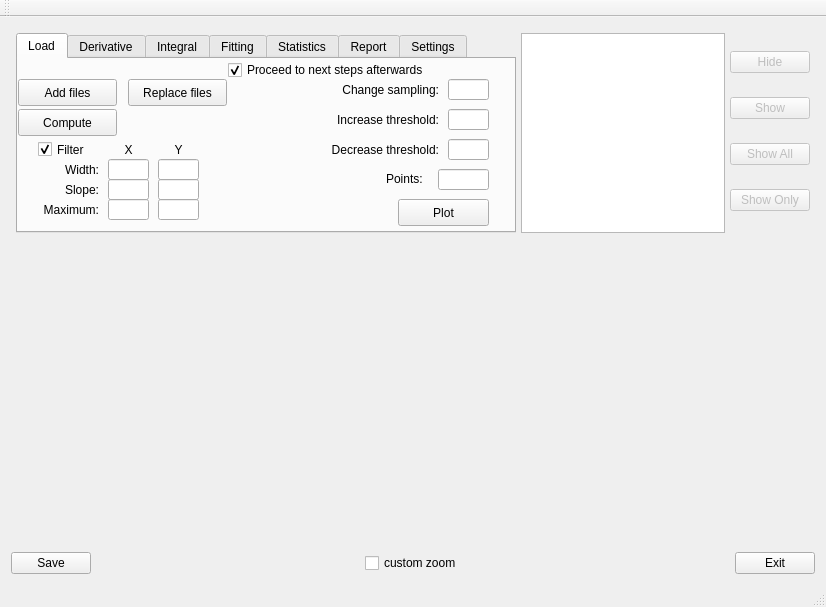
<?xml version="1.0" encoding="UTF-8"?>
<ui version="4.0">
 <class>MainWindow</class>
 <widget class="QMainWindow" name="MainWindow">
  <property name="geometry">
   <rect>
    <x>0</x>
    <y>0</y>
    <width>826</width>
    <height>607</height>
   </rect>
  </property>
  <property name="maximumSize">
   <size>
    <width>16777215</width>
    <height>16777215</height>
   </size>
  </property>
  <property name="windowTitle">
   <string>Dent</string>
  </property>
  <widget class="QWidget" name="centralWidget">
   <layout class="QVBoxLayout" name="verticalLayout" stretch="0,1,0">
    <item>
     <layout class="QHBoxLayout" name="horizontalLayout" stretch="0,0,0">
      <property name="spacing">
       <number>5</number>
      </property>
      <property name="sizeConstraint">
       <enum>QLayout::SetMinimumSize</enum>
      </property>
      <property name="leftMargin">
       <number>5</number>
      </property>
      <property name="topMargin">
       <number>5</number>
      </property>
      <property name="rightMargin">
       <number>5</number>
      </property>
      <property name="bottomMargin">
       <number>5</number>
      </property>
      <item>
       <widget class="QTabWidget" name="tabs">
        <property name="minimumSize">
         <size>
          <width>500</width>
          <height>200</height>
         </size>
        </property>
        <property name="maximumSize">
         <size>
          <width>500</width>
          <height>200</height>
         </size>
        </property>
        <property name="currentIndex">
         <number>0</number>
        </property>
        <widget class="QWidget" name="loadTab">
         <attribute name="title">
          <string>Load</string>
         </attribute>
         <widget class="QPushButton" name="addFilesButton">
          <property name="geometry">
           <rect>
            <x>0</x>
            <y>20</y>
            <width>99</width>
            <height>27</height>
           </rect>
          </property>
          <property name="text">
           <string>Add files</string>
          </property>
         </widget>
         <widget class="QLineEdit" name="filterYMaxEdit">
          <property name="geometry">
           <rect>
            <x>140</x>
            <y>140</y>
            <width>41</width>
            <height>21</height>
           </rect>
          </property>
          <property name="alignment">
           <set>Qt::AlignCenter</set>
          </property>
         </widget>
         <widget class="QLineEdit" name="filterXMaxEdit">
          <property name="geometry">
           <rect>
            <x>90</x>
            <y>140</y>
            <width>41</width>
            <height>21</height>
           </rect>
          </property>
          <property name="text">
           <string/>
          </property>
          <property name="alignment">
           <set>Qt::AlignCenter</set>
          </property>
         </widget>
         <widget class="QLineEdit" name="filterYWidthEdit">
          <property name="geometry">
           <rect>
            <x>140</x>
            <y>100</y>
            <width>41</width>
            <height>21</height>
           </rect>
          </property>
          <property name="alignment">
           <set>Qt::AlignCenter</set>
          </property>
         </widget>
         <widget class="QLineEdit" name="filterXWidthEdit">
          <property name="geometry">
           <rect>
            <x>90</x>
            <y>100</y>
            <width>41</width>
            <height>21</height>
           </rect>
          </property>
          <property name="alignment">
           <set>Qt::AlignCenter</set>
          </property>
         </widget>
         <widget class="QLabel" name="filterXLabel">
          <property name="geometry">
           <rect>
            <x>90</x>
            <y>80</y>
            <width>41</width>
            <height>21</height>
           </rect>
          </property>
          <property name="text">
           <string>X</string>
          </property>
          <property name="alignment">
           <set>Qt::AlignCenter</set>
          </property>
         </widget>
         <widget class="QLabel" name="filterYLabel">
          <property name="geometry">
           <rect>
            <x>140</x>
            <y>80</y>
            <width>41</width>
            <height>21</height>
           </rect>
          </property>
          <property name="text">
           <string>Y</string>
          </property>
          <property name="alignment">
           <set>Qt::AlignCenter</set>
          </property>
         </widget>
         <widget class="QLabel" name="filterMaximumLabel">
          <property name="geometry">
           <rect>
            <x>0</x>
            <y>140</y>
            <width>81</width>
            <height>21</height>
           </rect>
          </property>
          <property name="text">
           <string>Maximum:</string>
          </property>
          <property name="alignment">
           <set>Qt::AlignRight|Qt::AlignTrailing|Qt::AlignVCenter</set>
          </property>
         </widget>
         <widget class="QLabel" name="filterWidthLabel">
          <property name="geometry">
           <rect>
            <x>0</x>
            <y>100</y>
            <width>81</width>
            <height>21</height>
           </rect>
          </property>
          <property name="text">
           <string>Width:</string>
          </property>
          <property name="alignment">
           <set>Qt::AlignRight|Qt::AlignTrailing|Qt::AlignVCenter</set>
          </property>
         </widget>
         <widget class="QLineEdit" name="changeSamplingEdit">
          <property name="geometry">
           <rect>
            <x>430</x>
            <y>20</y>
            <width>41</width>
            <height>21</height>
           </rect>
          </property>
          <property name="alignment">
           <set>Qt::AlignCenter</set>
          </property>
         </widget>
         <widget class="QLineEdit" name="increaseThresholdEdit">
          <property name="geometry">
           <rect>
            <x>430</x>
            <y>50</y>
            <width>41</width>
            <height>21</height>
           </rect>
          </property>
          <property name="alignment">
           <set>Qt::AlignCenter</set>
          </property>
         </widget>
         <widget class="QLineEdit" name="decreaseThresholdEdit">
          <property name="geometry">
           <rect>
            <x>430</x>
            <y>80</y>
            <width>41</width>
            <height>21</height>
           </rect>
          </property>
          <property name="alignment">
           <set>Qt::AlignCenter</set>
          </property>
         </widget>
         <widget class="QLabel" name="changeSamplingLabel">
          <property name="geometry">
           <rect>
            <x>290</x>
            <y>20</y>
            <width>131</width>
            <height>21</height>
           </rect>
          </property>
          <property name="text">
           <string>Change sampling:</string>
          </property>
          <property name="alignment">
           <set>Qt::AlignRight|Qt::AlignTrailing|Qt::AlignVCenter</set>
          </property>
         </widget>
         <widget class="QLabel" name="increaseThresholdLabel">
          <property name="geometry">
           <rect>
            <x>280</x>
            <y>50</y>
            <width>141</width>
            <height>21</height>
           </rect>
          </property>
          <property name="text">
           <string>Increase threshold:</string>
          </property>
          <property name="alignment">
           <set>Qt::AlignRight|Qt::AlignTrailing|Qt::AlignVCenter</set>
          </property>
         </widget>
         <widget class="QLabel" name="decreasThresholdLabel">
          <property name="geometry">
           <rect>
            <x>280</x>
            <y>80</y>
            <width>141</width>
            <height>21</height>
           </rect>
          </property>
          <property name="text">
           <string>Decrease threshold:</string>
          </property>
          <property name="alignment">
           <set>Qt::AlignRight|Qt::AlignTrailing|Qt::AlignVCenter</set>
          </property>
         </widget>
         <widget class="QCheckBox" name="filterEnabledCheck">
          <property name="geometry">
           <rect>
            <x>20</x>
            <y>80</y>
            <width>71</width>
            <height>21</height>
           </rect>
          </property>
          <property name="layoutDirection">
           <enum>Qt::LeftToRight</enum>
          </property>
          <property name="text">
           <string>Filter</string>
          </property>
          <property name="checked">
           <bool>true</bool>
          </property>
         </widget>
         <widget class="QPushButton" name="replaceFilesButton">
          <property name="geometry">
           <rect>
            <x>110</x>
            <y>20</y>
            <width>99</width>
            <height>27</height>
           </rect>
          </property>
          <property name="text">
           <string>Replace files</string>
          </property>
         </widget>
         <widget class="QLabel" name="filterSlopeLabel">
          <property name="geometry">
           <rect>
            <x>0</x>
            <y>120</y>
            <width>81</width>
            <height>21</height>
           </rect>
          </property>
          <property name="text">
           <string>Slope:</string>
          </property>
          <property name="alignment">
           <set>Qt::AlignRight|Qt::AlignTrailing|Qt::AlignVCenter</set>
          </property>
         </widget>
         <widget class="QLineEdit" name="filterYSlopeEdit">
          <property name="geometry">
           <rect>
            <x>140</x>
            <y>120</y>
            <width>41</width>
            <height>21</height>
           </rect>
          </property>
          <property name="alignment">
           <set>Qt::AlignCenter</set>
          </property>
         </widget>
         <widget class="QLineEdit" name="filterXSlopeEdit">
          <property name="geometry">
           <rect>
            <x>90</x>
            <y>120</y>
            <width>41</width>
            <height>21</height>
           </rect>
          </property>
          <property name="text">
           <string/>
          </property>
          <property name="alignment">
           <set>Qt::AlignCenter</set>
          </property>
         </widget>
         <widget class="QLineEdit" name="pointsEdit">
          <property name="geometry">
           <rect>
            <x>420</x>
            <y>110</y>
            <width>51</width>
            <height>21</height>
           </rect>
          </property>
         </widget>
         <widget class="QLabel" name="pointsLabel">
          <property name="geometry">
           <rect>
            <x>368</x>
            <y>104</y>
            <width>51</width>
            <height>31</height>
           </rect>
          </property>
          <property name="text">
           <string>Points:</string>
          </property>
         </widget>
         <widget class="QCheckBox" name="loadNextCheckBox">
          <property name="geometry">
           <rect>
            <x>210</x>
            <y>0</y>
            <width>261</width>
            <height>22</height>
           </rect>
          </property>
          <property name="text">
           <string>Proceed to next steps afterwards</string>
          </property>
          <property name="checked">
           <bool>true</bool>
          </property>
         </widget>
         <widget class="QPushButton" name="plotLoadedButton">
          <property name="geometry">
           <rect>
            <x>380</x>
            <y>140</y>
            <width>91</width>
            <height>27</height>
           </rect>
          </property>
          <property name="text">
           <string>Plot</string>
          </property>
         </widget>
         <widget class="QPushButton" name="computeLoadButton">
          <property name="geometry">
           <rect>
            <x>0</x>
            <y>50</y>
            <width>99</width>
            <height>27</height>
           </rect>
          </property>
          <property name="text">
           <string>Compute</string>
          </property>
         </widget>
        </widget>
        <widget class="QWidget" name="derivativeTab">
         <attribute name="title">
          <string>Derivative</string>
         </attribute>
         <widget class="QPushButton" name="computeDerivativeButton">
          <property name="geometry">
           <rect>
            <x>10</x>
            <y>10</y>
            <width>101</width>
            <height>31</height>
           </rect>
          </property>
          <property name="text">
           <string>Compute</string>
          </property>
         </widget>
         <widget class="QPushButton" name="plotDerivativeButton">
          <property name="geometry">
           <rect>
            <x>380</x>
            <y>140</y>
            <width>91</width>
            <height>27</height>
           </rect>
          </property>
          <property name="text">
           <string>Plot</string>
          </property>
         </widget>
         <widget class="QLineEdit" name="startFromEdit">
          <property name="geometry">
           <rect>
            <x>200</x>
            <y>30</y>
            <width>81</width>
            <height>21</height>
           </rect>
          </property>
          <property name="text">
           <string>20</string>
          </property>
         </widget>
         <widget class="QLabel" name="startFromLabel">
          <property name="geometry">
           <rect>
            <x>100</x>
            <y>30</y>
            <width>91</width>
            <height>21</height>
           </rect>
          </property>
          <property name="layoutDirection">
           <enum>Qt::LeftToRight</enum>
          </property>
          <property name="text">
           <string>Start from:</string>
          </property>
          <property name="alignment">
           <set>Qt::AlignRight|Qt::AlignTrailing|Qt::AlignVCenter</set>
          </property>
         </widget>
         <widget class="QLabel" name="label">
          <property name="geometry">
           <rect>
            <x>210</x>
            <y>60</y>
            <width>161</width>
            <height>17</height>
           </rect>
          </property>
          <property name="text">
           <string>Intolerance threshold:</string>
          </property>
          <property name="alignment">
           <set>Qt::AlignRight|Qt::AlignTrailing|Qt::AlignVCenter</set>
          </property>
         </widget>
         <widget class="QLineEdit" name="intoleranceThresholdEdit">
          <property name="geometry">
           <rect>
            <x>380</x>
            <y>60</y>
            <width>91</width>
            <height>20</height>
           </rect>
          </property>
          <property name="text">
           <string>4</string>
          </property>
         </widget>
         <widget class="QLineEdit" name="endBeforeEdit">
          <property name="geometry">
           <rect>
            <x>380</x>
            <y>30</y>
            <width>91</width>
            <height>21</height>
           </rect>
          </property>
          <property name="text">
           <string>20</string>
          </property>
         </widget>
         <widget class="QLabel" name="endBeforeLabel">
          <property name="geometry">
           <rect>
            <x>290</x>
            <y>30</y>
            <width>81</width>
            <height>21</height>
           </rect>
          </property>
          <property name="layoutDirection">
           <enum>Qt::LeftToRight</enum>
          </property>
          <property name="text">
           <string>End before:</string>
          </property>
          <property name="alignment">
           <set>Qt::AlignRight|Qt::AlignTrailing|Qt::AlignVCenter</set>
          </property>
         </widget>
         <widget class="QLabel" name="derivativeSmoothingWidthLabel">
          <property name="geometry">
           <rect>
            <x>210</x>
            <y>90</y>
            <width>161</width>
            <height>17</height>
           </rect>
          </property>
          <property name="text">
           <string>Smoothing width:</string>
          </property>
          <property name="alignment">
           <set>Qt::AlignRight|Qt::AlignTrailing|Qt::AlignVCenter</set>
          </property>
         </widget>
         <widget class="QLabel" name="derivativeSmoothingSlopeLabel">
          <property name="geometry">
           <rect>
            <x>210</x>
            <y>120</y>
            <width>161</width>
            <height>17</height>
           </rect>
          </property>
          <property name="text">
           <string>Smoothing slope:</string>
          </property>
          <property name="alignment">
           <set>Qt::AlignRight|Qt::AlignTrailing|Qt::AlignVCenter</set>
          </property>
         </widget>
         <widget class="QLineEdit" name="derivativeSmoothingWidthEdit">
          <property name="geometry">
           <rect>
            <x>380</x>
            <y>90</y>
            <width>91</width>
            <height>20</height>
           </rect>
          </property>
          <property name="text">
           <string>3</string>
          </property>
         </widget>
         <widget class="QLineEdit" name="derivativeSmoothingSlopeEdit">
          <property name="geometry">
           <rect>
            <x>380</x>
            <y>120</y>
            <width>91</width>
            <height>20</height>
           </rect>
          </property>
          <property name="text">
           <string>1.8</string>
          </property>
         </widget>
         <widget class="QLabel" name="popinSkipLabel">
          <property name="geometry">
           <rect>
            <x>10</x>
            <y>140</y>
            <width>81</width>
            <height>21</height>
           </rect>
          </property>
          <property name="text">
           <string>Pop-in Skip:</string>
          </property>
         </widget>
         <widget class="QLineEdit" name="popinSkipEdit">
          <property name="geometry">
           <rect>
            <x>90</x>
            <y>140</y>
            <width>91</width>
            <height>21</height>
           </rect>
          </property>
         </widget>
         <widget class="QCheckBox" name="loadNextAgainCheckBox">
          <property name="geometry">
           <rect>
            <x>210</x>
            <y>0</y>
            <width>261</width>
            <height>22</height>
           </rect>
          </property>
          <property name="text">
           <string>Proceed to next steps afterwards</string>
          </property>
          <property name="checked">
           <bool>true</bool>
          </property>
         </widget>
        </widget>
        <widget class="QWidget" name="integralTab">
         <attribute name="title">
          <string>Integral</string>
         </attribute>
         <widget class="QPushButton" name="computeIntegralButton">
          <property name="geometry">
           <rect>
            <x>10</x>
            <y>10</y>
            <width>101</width>
            <height>31</height>
           </rect>
          </property>
          <property name="text">
           <string>Compute</string>
          </property>
         </widget>
         <widget class="QPushButton" name="plotIntegralButton">
          <property name="geometry">
           <rect>
            <x>380</x>
            <y>140</y>
            <width>91</width>
            <height>27</height>
           </rect>
          </property>
          <property name="text">
           <string>Plot</string>
          </property>
         </widget>
         <widget class="QCheckBox" name="andLoadNextAgainCheckBox">
          <property name="geometry">
           <rect>
            <x>210</x>
            <y>0</y>
            <width>261</width>
            <height>22</height>
           </rect>
          </property>
          <property name="text">
           <string>Proceed to next steps afterwards</string>
          </property>
          <property name="checked">
           <bool>true</bool>
          </property>
         </widget>
         <widget class="QCheckBox" name="integralSmoothedCheckBox">
          <property name="geometry">
           <rect>
            <x>10</x>
            <y>50</y>
            <width>151</width>
            <height>20</height>
           </rect>
          </property>
          <property name="text">
           <string>Use smoothed data</string>
          </property>
         </widget>
         <widget class="QPushButton" name="plotIntegralButton_2">
          <property name="geometry">
           <rect>
            <x>10</x>
            <y>140</y>
            <width>91</width>
            <height>27</height>
           </rect>
          </property>
          <property name="text">
           <string>Plot summary</string>
          </property>
         </widget>
        </widget>
        <widget class="QWidget" name="fittingTab">
         <attribute name="title">
          <string>Fitting</string>
         </attribute>
         <widget class="QLabel" name="descendingFormulaLabel">
          <property name="geometry">
           <rect>
            <x>10</x>
            <y>50</y>
            <width>81</width>
            <height>16</height>
           </rect>
          </property>
          <property name="text">
           <string>Descending:</string>
          </property>
         </widget>
         <widget class="QLabel" name="ascendingFormulaLabel">
          <property name="geometry">
           <rect>
            <x>10</x>
            <y>70</y>
            <width>81</width>
            <height>16</height>
           </rect>
          </property>
          <property name="text">
           <string>Ascending:</string>
          </property>
         </widget>
         <widget class="QLineEdit" name="descendingFormulaEdit">
          <property name="geometry">
           <rect>
            <x>90</x>
            <y>50</y>
            <width>401</width>
            <height>16</height>
           </rect>
          </property>
          <property name="text">
           <string/>
          </property>
         </widget>
         <widget class="QLineEdit" name="ascendingFormulaEdit">
          <property name="geometry">
           <rect>
            <x>90</x>
            <y>70</y>
            <width>401</width>
            <height>16</height>
           </rect>
          </property>
          <property name="text">
           <string/>
          </property>
         </widget>
         <widget class="QPushButton" name="computeFittingButton">
          <property name="geometry">
           <rect>
            <x>10</x>
            <y>10</y>
            <width>101</width>
            <height>31</height>
           </rect>
          </property>
          <property name="text">
           <string>Compute</string>
          </property>
         </widget>
         <widget class="QPushButton" name="plotFittingButton">
          <property name="geometry">
           <rect>
            <x>380</x>
            <y>140</y>
            <width>91</width>
            <height>27</height>
           </rect>
          </property>
          <property name="text">
           <string>Plot</string>
          </property>
         </widget>
         <widget class="QLabel" name="guessesLabel">
          <property name="geometry">
           <rect>
            <x>10</x>
            <y>110</y>
            <width>59</width>
            <height>21</height>
           </rect>
          </property>
          <property name="text">
           <string>Guesses:</string>
          </property>
         </widget>
         <widget class="QLineEdit" name="fittingGuessesEdit">
          <property name="geometry">
           <rect>
            <x>70</x>
            <y>110</y>
            <width>81</width>
            <height>20</height>
           </rect>
          </property>
         </widget>
         <widget class="QLabel" name="guessPointsLabel">
          <property name="geometry">
           <rect>
            <x>160</x>
            <y>110</y>
            <width>91</width>
            <height>21</height>
           </rect>
          </property>
          <property name="text">
           <string>Guess points:</string>
          </property>
         </widget>
         <widget class="QLineEdit" name="guessPointsEdit">
          <property name="geometry">
           <rect>
            <x>250</x>
            <y>110</y>
            <width>41</width>
            <height>20</height>
           </rect>
          </property>
         </widget>
         <widget class="QLabel" name="fitPointsLabel">
          <property name="geometry">
           <rect>
            <x>300</x>
            <y>110</y>
            <width>61</width>
            <height>21</height>
           </rect>
          </property>
          <property name="text">
           <string>Fit points:</string>
          </property>
         </widget>
         <widget class="QLineEdit" name="fitPointsEdit">
          <property name="geometry">
           <rect>
            <x>370</x>
            <y>110</y>
            <width>41</width>
            <height>20</height>
           </rect>
          </property>
         </widget>
        </widget>
        <widget class="QWidget" name="statisticsTab">
         <attribute name="title">
          <string>Statistics</string>
         </attribute>
        </widget>
        <widget class="QWidget" name="reportTab">
         <attribute name="title">
          <string>Report</string>
         </attribute>
         <widget class="QPlainTextEdit" name="reportEdit">
          <property name="geometry">
           <rect>
            <x>3</x>
            <y>-3</y>
            <width>471</width>
            <height>171</height>
           </rect>
          </property>
          <property name="readOnly">
           <bool>true</bool>
          </property>
         </widget>
        </widget>
        <widget class="QWidget" name="settingsTab">
         <attribute name="title">
          <string>Settings</string>
         </attribute>
         <widget class="QLabel" name="coresLabel">
          <property name="geometry">
           <rect>
            <x>0</x>
            <y>0</y>
            <width>51</width>
            <height>21</height>
           </rect>
          </property>
          <property name="text">
           <string>Cores:</string>
          </property>
          <property name="alignment">
           <set>Qt::AlignRight|Qt::AlignTrailing|Qt::AlignVCenter</set>
          </property>
         </widget>
         <widget class="QLineEdit" name="coresEdit">
          <property name="geometry">
           <rect>
            <x>60</x>
            <y>0</y>
            <width>31</width>
            <height>21</height>
           </rect>
          </property>
         </widget>
         <widget class="QLabel" name="xRangeLabel">
          <property name="geometry">
           <rect>
            <x>0</x>
            <y>106</y>
            <width>67</width>
            <height>21</height>
           </rect>
          </property>
          <property name="text">
           <string>x range:</string>
          </property>
         </widget>
         <widget class="QLabel" name="yRangeLabel">
          <property name="geometry">
           <rect>
            <x>0</x>
            <y>140</y>
            <width>67</width>
            <height>21</height>
           </rect>
          </property>
          <property name="text">
           <string>y range:</string>
          </property>
         </widget>
         <widget class="QLineEdit" name="xMinEdit">
          <property name="geometry">
           <rect>
            <x>60</x>
            <y>106</y>
            <width>61</width>
            <height>21</height>
           </rect>
          </property>
         </widget>
         <widget class="QLineEdit" name="yMinEdit">
          <property name="geometry">
           <rect>
            <x>60</x>
            <y>140</y>
            <width>61</width>
            <height>21</height>
           </rect>
          </property>
         </widget>
         <widget class="QLineEdit" name="xMaxEdit">
          <property name="geometry">
           <rect>
            <x>140</x>
            <y>106</y>
            <width>61</width>
            <height>21</height>
           </rect>
          </property>
         </widget>
         <widget class="QLineEdit" name="yMaxEdit">
          <property name="geometry">
           <rect>
            <x>140</x>
            <y>140</y>
            <width>61</width>
            <height>21</height>
           </rect>
          </property>
         </widget>
         <widget class="QLabel" name="yRangeLabel2">
          <property name="geometry">
           <rect>
            <x>126</x>
            <y>140</y>
            <width>16</width>
            <height>21</height>
           </rect>
          </property>
          <property name="text">
           <string>-</string>
          </property>
         </widget>
         <widget class="QLabel" name="xRangeLabel2">
          <property name="geometry">
           <rect>
            <x>126</x>
            <y>106</y>
            <width>16</width>
            <height>21</height>
           </rect>
          </property>
          <property name="text">
           <string>-</string>
          </property>
         </widget>
         <widget class="QLineEdit" name="profileNameEdit">
          <property name="geometry">
           <rect>
            <x>310</x>
            <y>30</y>
            <width>81</width>
            <height>27</height>
           </rect>
          </property>
         </widget>
         <widget class="QComboBox" name="profilesBox">
          <property name="geometry">
           <rect>
            <x>220</x>
            <y>30</y>
            <width>81</width>
            <height>27</height>
           </rect>
          </property>
         </widget>
         <widget class="QPushButton" name="renameProfileButton">
          <property name="geometry">
           <rect>
            <x>220</x>
            <y>60</y>
            <width>81</width>
            <height>27</height>
           </rect>
          </property>
          <property name="text">
           <string>Rename</string>
          </property>
         </widget>
         <widget class="QPushButton" name="newProfileButton">
          <property name="geometry">
           <rect>
            <x>308</x>
            <y>60</y>
            <width>81</width>
            <height>27</height>
           </rect>
          </property>
          <property name="text">
           <string>New</string>
          </property>
         </widget>
         <widget class="QLabel" name="label_2">
          <property name="geometry">
           <rect>
            <x>230</x>
            <y>10</y>
            <width>67</width>
            <height>17</height>
           </rect>
          </property>
          <property name="text">
           <string>Profiles:</string>
          </property>
         </widget>
         <widget class="QCheckBox" name="showDescendingCheckBox">
          <property name="geometry">
           <rect>
            <x>230</x>
            <y>110</y>
            <width>161</width>
            <height>16</height>
           </rect>
          </property>
          <property name="text">
           <string>Show descending</string>
          </property>
         </widget>
         <widget class="QCheckBox" name="showAscendingCheckBox">
          <property name="geometry">
           <rect>
            <x>230</x>
            <y>140</y>
            <width>161</width>
            <height>16</height>
           </rect>
          </property>
          <property name="text">
           <string>Show ascending</string>
          </property>
         </widget>
        </widget>
       </widget>
      </item>
      <item>
       <widget class="QListView" name="lineList">
        <property name="minimumSize">
         <size>
          <width>180</width>
          <height>0</height>
         </size>
        </property>
        <property name="maximumSize">
         <size>
          <width>16777215</width>
          <height>200</height>
         </size>
        </property>
       </widget>
      </item>
      <item>
       <layout class="QVBoxLayout" name="verticalLayout_2">
        <property name="leftMargin">
         <number>0</number>
        </property>
        <item>
         <widget class="QPushButton" name="hideButton">
          <property name="enabled">
           <bool>false</bool>
          </property>
          <property name="text">
           <string>Hide</string>
          </property>
         </widget>
        </item>
        <item>
         <widget class="QPushButton" name="showButton">
          <property name="enabled">
           <bool>false</bool>
          </property>
          <property name="text">
           <string>Show</string>
          </property>
         </widget>
        </item>
        <item>
         <widget class="QPushButton" name="showAllButton">
          <property name="enabled">
           <bool>false</bool>
          </property>
          <property name="text">
           <string>Show All</string>
          </property>
         </widget>
        </item>
        <item>
         <widget class="QPushButton" name="showOnlyButton">
          <property name="enabled">
           <bool>false</bool>
          </property>
          <property name="text">
           <string>Show Only</string>
          </property>
         </widget>
        </item>
       </layout>
      </item>
     </layout>
    </item>
    <item>
     <widget class="QCustomPlot" name="plot" native="true">
      <property name="minimumSize">
       <size>
        <width>0</width>
        <height>200</height>
       </size>
      </property>
     </widget>
    </item>
    <item>
     <layout class="QHBoxLayout" name="horizontalLayout_2">
      <property name="leftMargin">
       <number>0</number>
      </property>
      <property name="topMargin">
       <number>0</number>
      </property>
      <item>
       <widget class="QPushButton" name="saveButton">
        <property name="text">
         <string>Save</string>
        </property>
       </widget>
      </item>
      <item>
       <spacer name="horizontalSpacer_2">
        <property name="orientation">
         <enum>Qt::Horizontal</enum>
        </property>
        <property name="sizeHint" stdset="0">
         <size>
          <width>40</width>
          <height>20</height>
         </size>
        </property>
       </spacer>
      </item>
      <item>
       <widget class="QCheckBox" name="customZoom">
        <property name="text">
         <string>custom zoom</string>
        </property>
       </widget>
      </item>
      <item>
       <spacer name="horizontalSpacer">
        <property name="orientation">
         <enum>Qt::Horizontal</enum>
        </property>
        <property name="sizeHint" stdset="0">
         <size>
          <width>40</width>
          <height>20</height>
         </size>
        </property>
       </spacer>
      </item>
      <item>
       <widget class="QPushButton" name="exitButton">
        <property name="text">
         <string>Exit</string>
        </property>
       </widget>
      </item>
     </layout>
    </item>
   </layout>
  </widget>
  <widget class="QMenuBar" name="menuBar">
   <property name="geometry">
    <rect>
     <x>0</x>
     <y>0</y>
     <width>826</width>
     <height>19</height>
    </rect>
   </property>
  </widget>
  <widget class="QToolBar" name="mainToolBar">
   <attribute name="toolBarArea">
    <enum>TopToolBarArea</enum>
   </attribute>
   <attribute name="toolBarBreak">
    <bool>false</bool>
   </attribute>
  </widget>
  <widget class="QStatusBar" name="statusBar"/>
 </widget>
 <layoutdefault spacing="6" margin="11"/>
 <customwidgets>
  <customwidget>
   <class>QCustomPlot</class>
   <extends>QWidget</extends>
   <header location="global">qcustomplot.h</header>
   <container>1</container>
  </customwidget>
 </customwidgets>
 <resources/>
 <connections/>
</ui>
